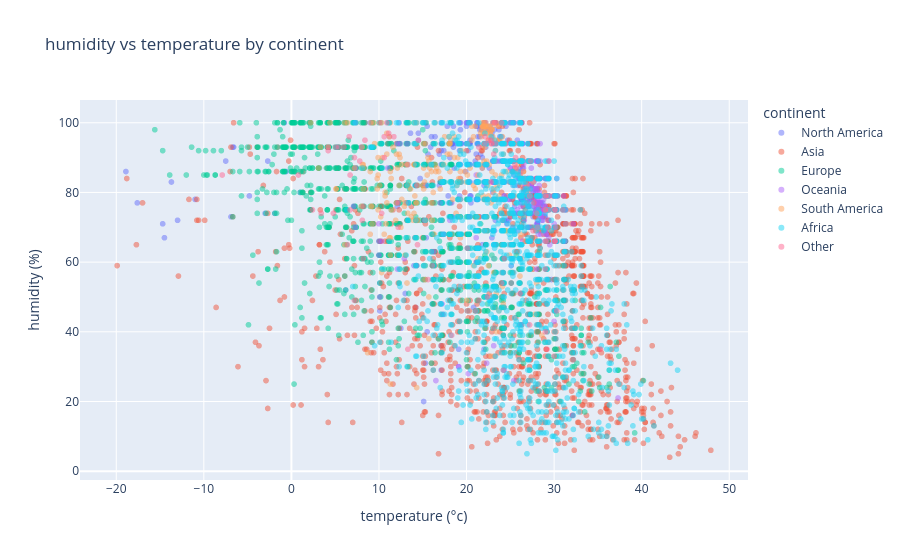

Notebook cell for this chart:
### Markdown cell above
Interactive scatter of humidity vs temperature coloured by continent. We sample 5000 rows so plotly stays responsive  the pattern is clear enough at that scale.

### Code cell
# [perf] sampling to 5k rows keeps the plotly chart snappy in the browser
sample = df.sample(min(5000, len(df)), random_state=42)

fig = px.scatter(sample, x='temperature_celsius', y='humidity',
                 color='continent', opacity=0.5,
                 labels={'temperature_celsius': 'temperature (°c)', 'humidity': 'humidity (%)'},
                 title='humidity vs temperature by continent')
fig.show()

### Figure 1 — Plotly figure (JSON) as saved in the notebook; plotly's stock layout.template omitted (floating-point values rounded to 4 significant figures; data arrays with more than 128 entries replaced by an {"elided": "..."} marker saying what was removed)
{"data": [{"hovertemplate": "continent=North America<br>temperature (°c)=%{x}<br>humidity (%)=%{y}<extra></extra>", "legendgroup": "North America", "marker": {"color": "#636efa", "opacity": 0.5, "symbol": "circle"}, "mode": "markers", "name": "North America", "showlegend": true, "type": "scattergl", "x": {"elided": "561 float values"}, "xaxis": "x", "y": {"elided": "561 int values"}, "yaxis": "y"}, {"hovertemplate": "continent=Asia<br>temperature (°c)=%{x}<br>humidity (%)=%{y}<extra></extra>", "legendgroup": "Asia", "marker": {"color": "#EF553B", "opacity": 0.5, "symbol": "circle"}, "mode": "markers", "name": "Asia", "showlegend": true, "type": "scattergl", "x": {"elided": "1315 float values"}, "xaxis": "x", "y": {"elided": "1315 int values"}, "yaxis": "y"}, {"hovertemplate": "continent=Europe<br>temperature (°c)=%{x}<br>humidity (%)=%{y}<extra></extra>", "legendgroup": "Europe", "marker": {"color": "#00cc96", "opacity": 0.5, "symbol": "circle"}, "mode": "markers", "name": "Europe", "showlegend": true, "type": "scattergl", "x": {"elided": "1145 float values"}, "xaxis": "x", "y": {"elided": "1145 int values"}, "yaxis": "y"}, {"hovertemplate": "continent=Oceania<br>temperature (°c)=%{x}<br>humidity (%)=%{y}<extra></extra>", "legendgroup": "Oceania", "marker": {"color": "#ab63fa", "opacity": 0.5, "symbol": "circle"}, "mode": "markers", "name": "Oceania", "showlegend": true, "type": "scattergl", "x": {"elided": "339 float values"}, "xaxis": "x", "y": {"elided": "339 int values"}, "yaxis": "y"}, {"hovertemplate": "continent=South America<br>temperature (°c)=%{x}<br>humidity (%)=%{y}<extra></extra>", "legendgroup": "South America", "marker": {"color": "#FFA15A", "opacity": 0.5, "symbol": "circle"}, "mode": "markers", "name": "South America", "showlegend": true, "type": "scattergl", "x": {"elided": "300 float values"}, "xaxis": "x", "y": {"elided": "300 int values"}, "yaxis": "y"}, {"hovertemplate": "continent=Africa<br>temperature (°c)=%{x}<br>humidity (%)=%{y}<extra></extra>", "legendgroup": "Africa", "marker": {"color": "#19d3f3", "opacity": 0.5, "symbol": "circle"}, "mode": "markers", "name": "Africa", "showlegend": true, "type": "scattergl", "x": {"elided": "1246 float values"}, "xaxis": "x", "y": {"elided": "1246 int values"}, "yaxis": "y"}, {"hovertemplate": "continent=Other<br>temperature (°c)=%{x}<br>humidity (%)=%{y}<extra></extra>", "legendgroup": "Other", "marker": {"color": "#FF6692", "opacity": 0.5, "symbol": "circle"}, "mode": "markers", "name": "Other", "showlegend": true, "type": "scattergl", "x": [11.7, 10.1, 5.1, 24.2, 22.5, 10.6, 22.4, 25.7, 29.2, 6.7, 4.2, 26.1, 30.1, 22.8, 22.8, 35.3, 3.4, 8.2, 20.1, 29.0, 27.2, 23.1, 29.0, 16.1, 4.2, 13.3, 30.3, 30.1, 14.5, 24.3, 6.6, 12.2, 21.4, 7.2, 29.0, 14.3, 6.0, 30.1, -7.9, 27.3, 30.2, 31.0, 24.0, 8.4, 25.6, 23.3, 29.3, 22.9, 29.4, 32.2, 5.4, 7.2, 6.7, 29.0, 29.0, 12.2, 23.1, 10.9, 29.0, 24.0, 11.1, 0.8, 30.0, 22.1, 22.8, 27.6, 25.5, 29.1, 22.1, 21.0, 18.3, 7.8, 23.2, 28.1, 10.3, 29.4, 31.3, 15.6, 30.1, 8.1, 2.4, 4.8, 27.2, 29.4, 14.4, 8.2, 30.1, 6.4, 10.6, 27.7, 20.1, 29.1, 28.0, 21.4], "xaxis": "x", "y": [96, 100, 93, 29, 95, 90, 50, 87, 35, 85, 93, 51, 66, 83, 94, 35, 74, 61, 64, 40, 42, 41, 75, 59, 92, 35, 46, 66, 95, 61, 96, 77, 93, 90, 66, 82, 93, 75, 85, 89, 70, 75, 100, 95, 90, 94, 70, 94, 75, 32, 93, 49, 75, 75, 58, 70, 91, 100, 79, 54, 97, 85, 33, 94, 95, 69, 88, 79, 96, 46, 39, 89, 100, 70, 74, 79, 71, 55, 75, 72, 75, 74, 79, 89, 65, 76, 66, 65, 96, 77, 46, 66, 74, 49], "yaxis": "y"}], "layout": {"legend": {"title": {"text": "continent"}, "tracegroupgap": 0}, "title": {"text": "humidity vs temperature by continent"}, "xaxis": {"anchor": "y", "domain": [0, 1], "title": {"text": "temperature (°c)"}}, "yaxis": {"anchor": "x", "domain": [0, 1], "title": {"text": "humidity (%)"}}}}
